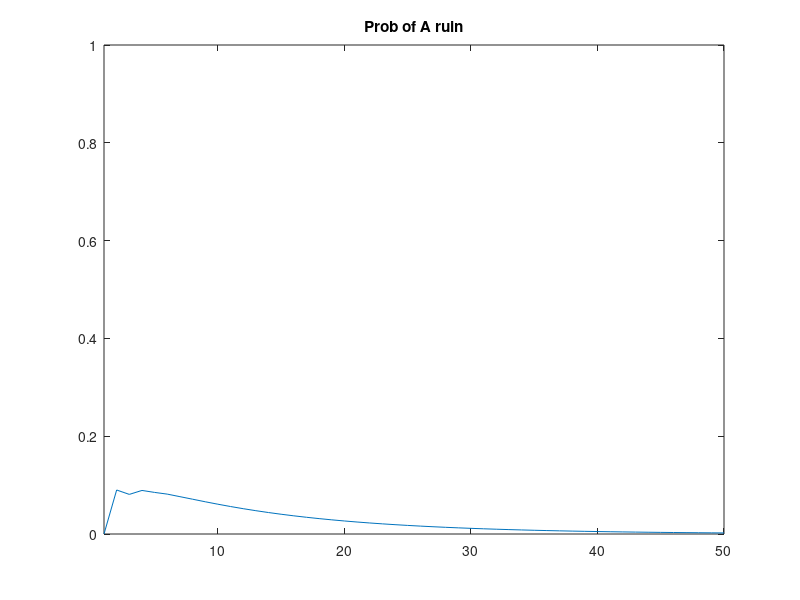
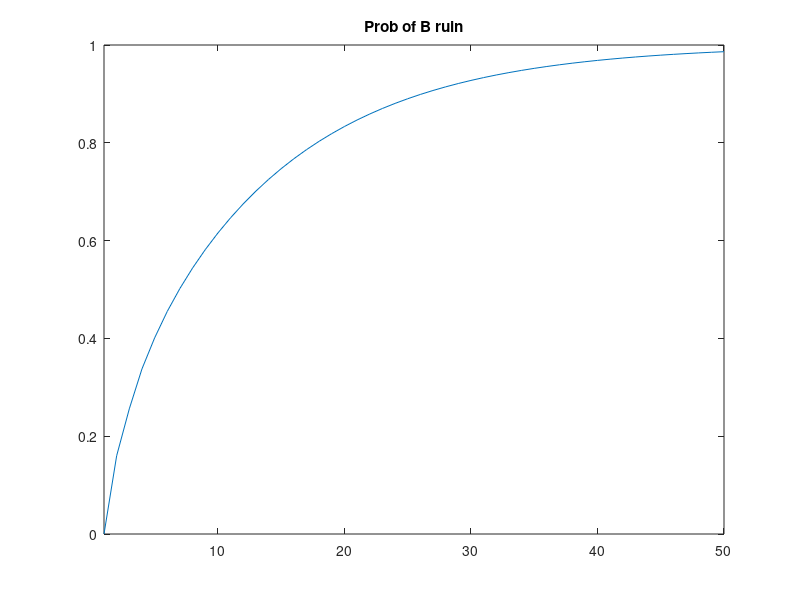
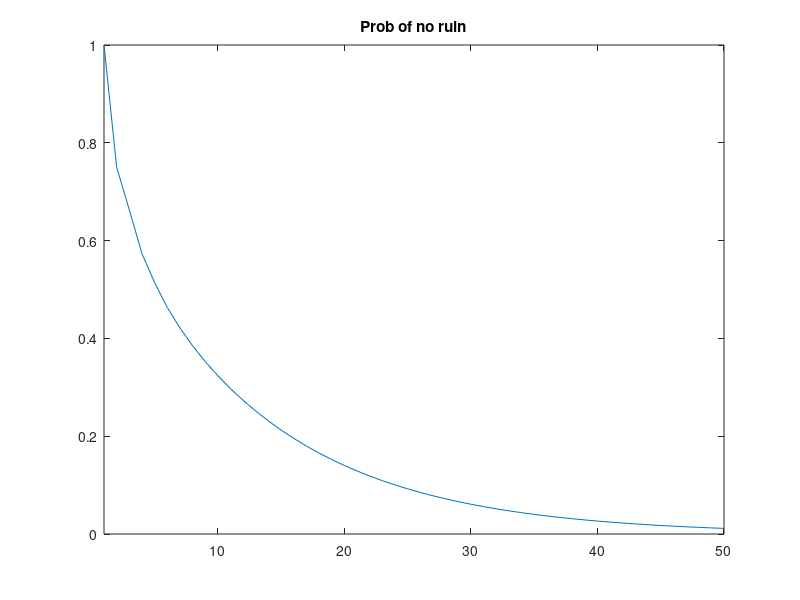

The MATLAB script that drew these images, in order:
clear
clc

% P = [1,0,0,0,0;0.3,0.3,0.4,0,0;0,0.3,0.3,0.4,0;0,0,0.3,0.3,0.4;0,0,0,0,1];
% P = [0.3,0.7,0,0,0;0.3,0.3,0.4,0,0;0,0.3,0.3,0.4,0;0,0,0.3,0.3,0.4;0,0,0,0.7,0.3];
P = [0.3,0.7,0,0,0;0.3,0.3,0.4,0,0;0,0.3,0.3,0.4,0;0,0,0.3,0.3,0.4;0,0,0,0,1];
% P2 = P*P;

Prob_of_A_ruin = [];
Prob_of_B_ruin = [];
Prob_of_no_ruin = [];

Total_Game_No = 50;
A_start = 2;
B_start = 2;

P_current = eye(A_start+B_start+1);
games = 1:Total_Game_No;
for i = games
    P_current = P_current*P;
    Prob_of_A_ruin = [Prob_of_A_ruin, P_current(A_start+1, 1)];
    Prob_of_B_ruin = [Prob_of_B_ruin, P_current(A_start+1, end)];
    Prob_of_no_ruin = [Prob_of_no_ruin, 1-P_current(A_start+1, 1)-P_current(A_start+1, end)];
end

figure(1)
plot(games, Prob_of_A_ruin)
xlim([1,Total_Game_No])
ylim([0,1])
title('Prob of A ruin')

figure(2)
plot(games, Prob_of_B_ruin)
xlim([1,Total_Game_No])
ylim([0,1])
title('Prob of B ruin')

figure(3)
plot(games, Prob_of_no_ruin)
xlim([1,Total_Game_No])
ylim([0,1])
title('Prob of no ruin')

